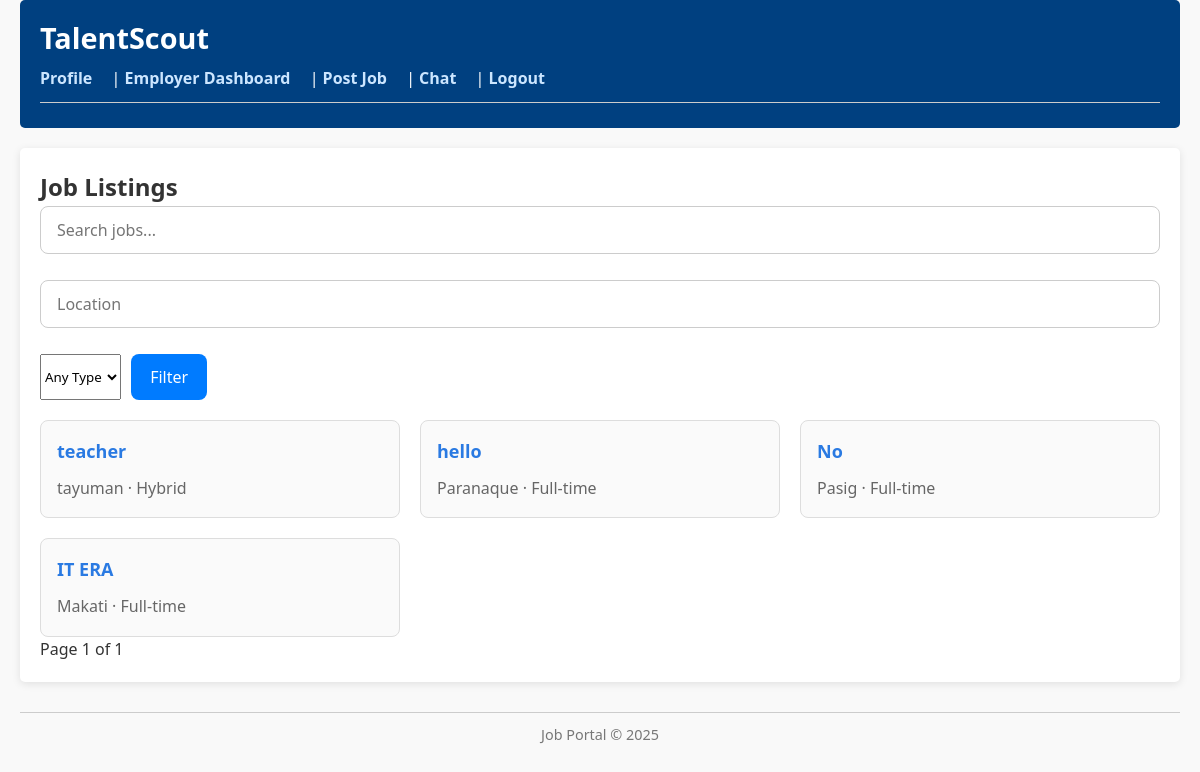
The page /jobs/ (signed in) on the database its author committed.
### jobs/models.py (models this page shows, shortened)
class Job(models.Model):
    FULL_TIME = 'FT'
    PART_TIME = 'PT'
    HYBRID = 'HY'
    REMOTE = 'RM'
    JOB_TYPE_CHOICES = [
        (FULL_TIME, 'Full-time'),
        (PART_TIME, 'Part-time'),
        (HYBRID, 'Hybrid'),
        (REMOTE, 'Remote'),
    ]
    title = models.CharField(max_length=255)
    description = models.TextField()
    location = models.CharField(max_length=255)
    employer = models.ForeignKey(User, on_delete=models.CASCADE, related_name='jobs_posted')
    applications = models.ManyToManyField(User, related_name='job_applications', blank=True)
    created_at = models.DateTimeField(auto_now_add=True)
    requirements = models.TextField(blank=True, null=True)
    job_type = models.CharField(
        max_length=2,
        choices=JOB_TYPE_CHOICES,
        blank=True,
        null=True
    )
    salary_range = models.CharField(max_length=100, blank=True, null=True)

### jobs/views.py (the view)
# urls.py: path('', views.job_list, name='job_list'),
@login_required
def job_list(request):
    jobs = Job.objects.all().order_by('-created_at')
    query = request.GET.get('q')
    location = request.GET.get('location')
    job_type = request.GET.get('job_type')
    salary_min = request.GET.get('salary_min')
    if query:
        jobs = jobs.filter(title__icontains=query)
    if location:
        jobs = jobs.filter(location__icontains=location)
    if job_type:
        jobs = jobs.filter(job_type=job_type)
    if salary_min:
        jobs = jobs.filter(salary_range__gte=salary_min)
    paginator = Paginator(jobs, 10)
    page_number = request.GET.get('page')
    page_obj = paginator.get_page(page_number)
    return render(request, 'jobs/job_list.html', {'jobs': page_obj})

### jobs/templates/jobs/job_list.html (shortened to what this page needs)
{% extends 'base.html' %}
{% block content %}
<h2>Job Listings</h2>
<form method="get" class="job-filter-form">
  <input type="text" name="q" placeholder="Search jobs..." value="{{ request.GET.q }}">
  <input type="text" name="location" placeholder="Location" value="{{ request.GET.location }}">
  <select name="job_type">
    <option value="">Any Type</option>
  </select>
  <button type="submit">Filter</button>
</form>
<div class="job-cards-container">
  {% for job in jobs %}
    <div class="job-card">
      <h3><a href="{% url 'jobs:job_detail' job.id %}">{{ job.title }}</a></h3>
      <p>{{ job.location }} · {{ job.get_job_type_display }}</p>
    </div>
  {% empty %}
    <p>No jobs found.</p>
  {% endfor %}
</div>
<div class="pagination">
  <span>Page {{ jobs.number }} of {{ jobs.paginator.num_pages }}</span>
</div>
{% endblock %}

### static/css/styles.css (style rules this page uses)
* { margin: 0; padding: 0; box-sizing: border-box; font-family: 'Segoe UI', Tahoma, Geneva, Verdana, sans-serif; }
body { background-color: #f9f9f9; color: #333; line-height: 1.6; padding: 0 20px; }
input[type="text"], input[type="email"], input[type="password"] { width: 100%; padding: 0.75rem 1rem; margin-bottom: 1rem; border: 1px solid #ccc; border-radius: 8px; font-size: 1rem; transition: border-color 0.3s; }
button[type="submit"] { background-color: #007bff; color: white; padding: 0.75rem 1.2rem; font-size: 1rem; border: none; border-radius: 8px; cursor: pointer; transition: background-color 0.3s; }
.job-cards-container { display: grid; grid-template-columns: repeat(auto-fit, minmax(280px, 1fr)); gap: 20px; margin-top: 20px; }
.job-card { border: 1px solid #ddd; padding: 16px; border-radius: 8px; background-color: #fafafa; transition: box-shadow 0.3s ease; }
.job-card h3 { margin: 0 0 10px; font-size: 18px; }
.job-card a { text-decoration: none; color: #2a7ae2; }
.job-card p { margin: 0; color: #666; }
.job-filter-form { margin-bottom: 20px; display: flex; flex-wrap: wrap; gap: 10px; }

### rows shown on the page
Job: title "teacher", location "tayuman", job_type "Hybrid"
Job: title "hello", location "Paranaque", job_type "Full-time"
Job: title "No", location "Pasig", job_type "Full-time"
Job: title "IT ERA", location "Makati", job_type "Full-time"

### other values the page prints
{{ jobs.number }} "1"
{{ jobs.paginator.num_pages }} "1"
